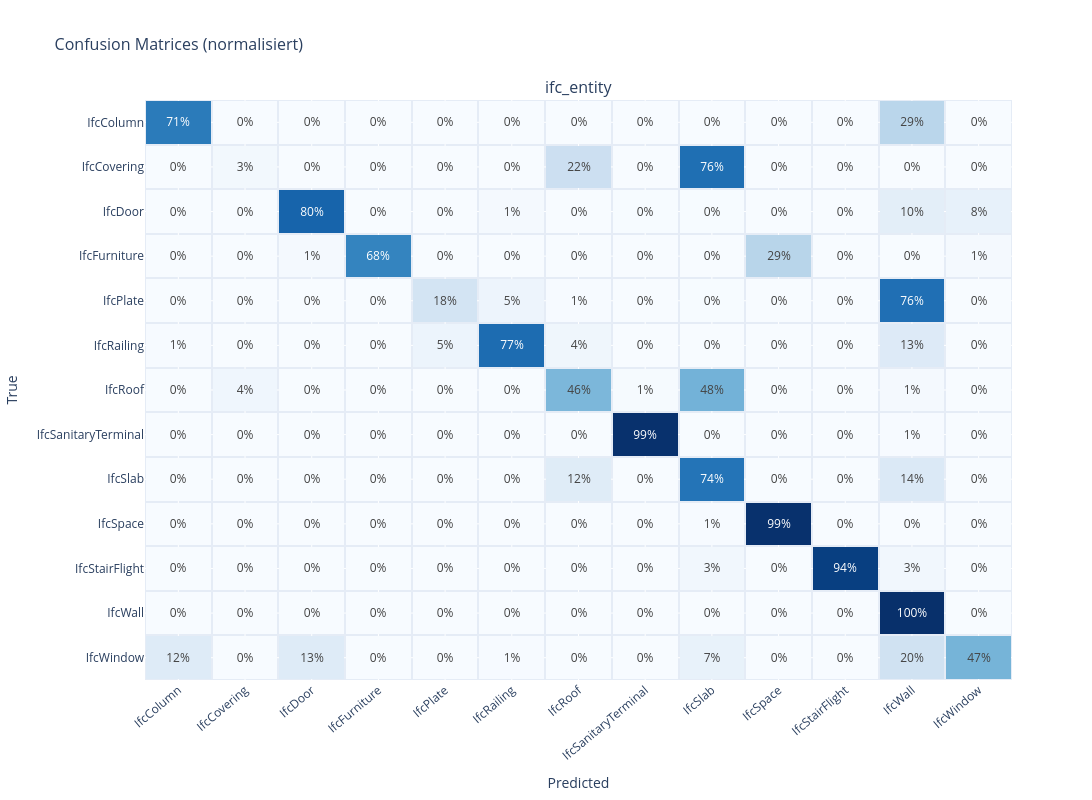
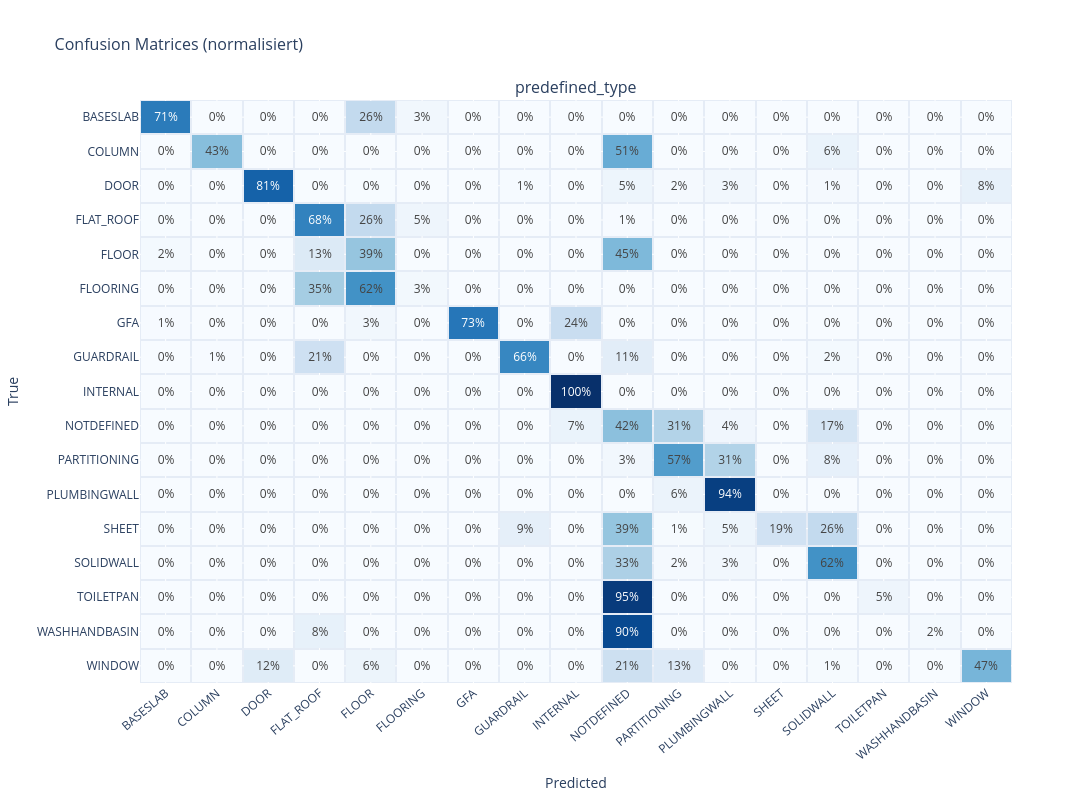
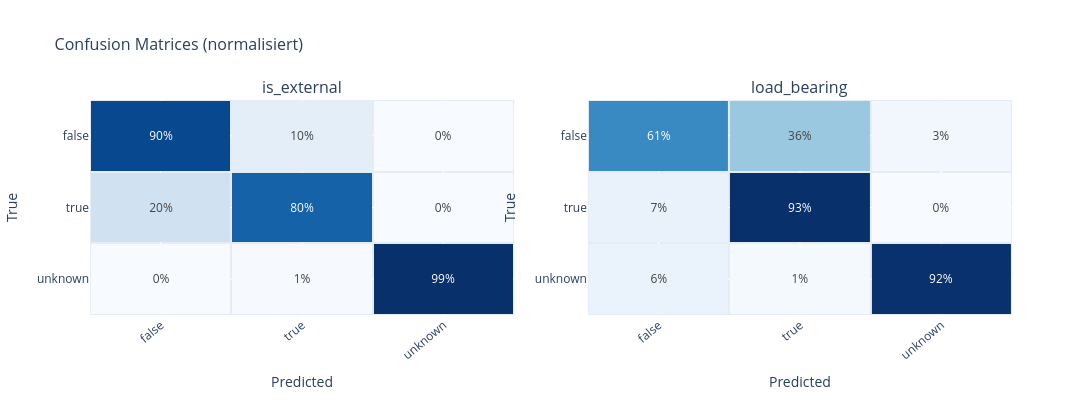

The notebook cell saved with these charts, in order:
### Code cell
plot_confusion_matrices(val_cms, label="ifc_entity", ncols=1, normalize=True)
plot_confusion_matrices(val_cms, label="predefined_type", ncols=1, normalize=True)
plot_confusion_matrices(val_cms, label=["is_external", "load_bearing"], ncols=2, height=400, normalize=True)

### Figure 1 — Plotly figure (JSON) as saved in the notebook; plotly's stock layout.template omitted (floating-point values rounded to 4 significant figures; data arrays with more than 128 entries replaced by an {"elided": "..."} marker saying what was removed)
{"data": [{"colorscale": [[0, "rgb(247,251,255)"], [0.125, "rgb(222,235,247)"], [0.25, "rgb(198,219,239)"], [0.375, "rgb(158,202,225)"], [0.5, "rgb(107,174,214)"], [0.625, "rgb(66,146,198)"], [0.75, "rgb(33,113,181)"], [0.875, "rgb(8,81,156)"], [1, "rgb(8,48,107)"]], "hovertemplate": "True: %{y}<br>Predicted: %{x}<br>Recall: %{z:.1%}<extra></extra>", "showscale": false, "text": {"elided": "13x13 float values"}, "texttemplate": "%{z:.0%}", "type": "heatmap", "x": ["IfcColumn", "IfcCovering", "IfcDoor", "IfcFurniture", "IfcPlate", "IfcRailing", "IfcRoof", "IfcSanitaryTerminal", "IfcSlab", "IfcSpace", "IfcStairFlight", "IfcWall", "IfcWindow"], "xaxis": "x", "xgap": 2, "y": ["IfcColumn", "IfcCovering", "IfcDoor", "IfcFurniture", "IfcPlate", "IfcRailing", "IfcRoof", "IfcSanitaryTerminal", "IfcSlab", "IfcSpace", "IfcStairFlight", "IfcWall", "IfcWindow"], "yaxis": "y", "ygap": 2, "z": {"elided": "13x13 float values"}}], "layout": {"annotations": [{"font": {"size": 16}, "showarrow": false, "text": "ifc_entity", "x": 0.5, "xanchor": "center", "xref": "paper", "y": 1, "yanchor": "bottom", "yref": "paper"}], "height": 800, "title": {"font": {"size": 16}, "text": "Confusion Matrices (normalisiert)"}, "width": 1400, "xaxis": {"anchor": "y", "domain": [0, 1], "tickangle": -40, "title": {"text": "Predicted"}}, "yaxis": {"anchor": "x", "autorange": "reversed", "domain": [0, 1], "title": {"text": "True"}}}}

### Figure 2 — Plotly figure (JSON) as saved in the notebook; plotly's stock layout.template omitted (floating-point values rounded to 4 significant figures; data arrays with more than 128 entries replaced by an {"elided": "..."} marker saying what was removed)
{"data": [{"colorscale": [[0, "rgb(247,251,255)"], [0.125, "rgb(222,235,247)"], [0.25, "rgb(198,219,239)"], [0.375, "rgb(158,202,225)"], [0.5, "rgb(107,174,214)"], [0.625, "rgb(66,146,198)"], [0.75, "rgb(33,113,181)"], [0.875, "rgb(8,81,156)"], [1, "rgb(8,48,107)"]], "hovertemplate": "True: %{y}<br>Predicted: %{x}<br>Recall: %{z:.1%}<extra></extra>", "showscale": false, "text": {"elided": "17x17 float values"}, "texttemplate": "%{z:.0%}", "type": "heatmap", "x": ["BASESLAB", "COLUMN", "DOOR", "FLAT_ROOF", "FLOOR", "FLOORING", "GFA", "GUARDRAIL", "INTERNAL", "NOTDEFINED", "PARTITIONING", "PLUMBINGWALL", "SHEET", "SOLIDWALL", "TOILETPAN", "WASHHANDBASIN", "WINDOW"], "xaxis": "x", "xgap": 2, "y": ["BASESLAB", "COLUMN", "DOOR", "FLAT_ROOF", "FLOOR", "FLOORING", "GFA", "GUARDRAIL", "INTERNAL", "NOTDEFINED", "PARTITIONING", "PLUMBINGWALL", "SHEET", "SOLIDWALL", "TOILETPAN", "WASHHANDBASIN", "WINDOW"], "yaxis": "y", "ygap": 2, "z": {"elided": "17x17 float values"}}], "layout": {"annotations": [{"font": {"size": 16}, "showarrow": false, "text": "predefined_type", "x": 0.5, "xanchor": "center", "xref": "paper", "y": 1, "yanchor": "bottom", "yref": "paper"}], "height": 800, "title": {"font": {"size": 16}, "text": "Confusion Matrices (normalisiert)"}, "width": 1400, "xaxis": {"anchor": "y", "domain": [0, 1], "tickangle": -40, "title": {"text": "Predicted"}}, "yaxis": {"anchor": "x", "autorange": "reversed", "domain": [0, 1], "title": {"text": "True"}}}}

### Figure 3 — Plotly figure (JSON) as saved in the notebook; plotly's stock layout.template omitted (floating-point values rounded to 4 significant figures)
{"data": [{"colorscale": [[0, "rgb(247,251,255)"], [0.125, "rgb(222,235,247)"], [0.25, "rgb(198,219,239)"], [0.375, "rgb(158,202,225)"], [0.5, "rgb(107,174,214)"], [0.625, "rgb(66,146,198)"], [0.75, "rgb(33,113,181)"], [0.875, "rgb(8,81,156)"], [1, "rgb(8,48,107)"]], "hovertemplate": "True: %{y}<br>Predicted: %{x}<br>Recall: %{z:.1%}<extra></extra>", "showscale": false, "text": [[0.9024, 0.09764, 0.0], [0.1974, 0.8023, 0.0003052], [0.002273, 0.005303, 0.9924]], "texttemplate": "%{z:.0%}", "type": "heatmap", "x": ["false", "true", "unknown"], "xaxis": "x", "xgap": 2, "y": ["false", "true", "unknown"], "yaxis": "y", "ygap": 2, "z": [[0.9024, 0.09764, 0.0], [0.1974, 0.8023, 0.0003052], [0.002273, 0.005303, 0.9924]]}, {"colorscale": [[0, "rgb(247,251,255)"], [0.125, "rgb(222,235,247)"], [0.25, "rgb(198,219,239)"], [0.375, "rgb(158,202,225)"], [0.5, "rgb(107,174,214)"], [0.625, "rgb(66,146,198)"], [0.75, "rgb(33,113,181)"], [0.875, "rgb(8,81,156)"], [1, "rgb(8,48,107)"]], "hovertemplate": "True: %{y}<br>Predicted: %{x}<br>Recall: %{z:.1%}<extra></extra>", "showscale": false, "text": [[0.6111, 0.3583, 0.03062], [0.06912, 0.9284, 0.002513], [0.06077, 0.01497, 0.9243]], "texttemplate": "%{z:.0%}", "type": "heatmap", "x": ["false", "true", "unknown"], "xaxis": "x2", "xgap": 2, "y": ["false", "true", "unknown"], "yaxis": "y2", "ygap": 2, "z": [[0.6111, 0.3583, 0.03062], [0.06912, 0.9284, 0.002513], [0.06077, 0.01497, 0.9243]]}], "layout": {"annotations": [{"font": {"size": 16}, "showarrow": false, "text": "is_external", "x": 0.23, "xanchor": "center", "xref": "paper", "y": 1, "yanchor": "bottom", "yref": "paper"}, {"font": {"size": 16}, "showarrow": false, "text": "load_bearing", "x": 0.77, "xanchor": "center", "xref": "paper", "y": 1, "yanchor": "bottom", "yref": "paper"}], "height": 400, "title": {"font": {"size": 16}, "text": "Confusion Matrices (normalisiert)"}, "width": 1400, "xaxis": {"anchor": "y", "domain": [0, 0.46], "tickangle": -40, "title": {"text": "Predicted"}}, "xaxis2": {"anchor": "y2", "domain": [0.54, 1], "tickangle": -40, "title": {"text": "Predicted"}}, "yaxis": {"anchor": "x", "autorange": "reversed", "domain": [0, 1], "title": {"text": "True"}}, "yaxis2": {"anchor": "x2", "autorange": "reversed", "domain": [0, 1], "title": {"text": "True"}}}}
